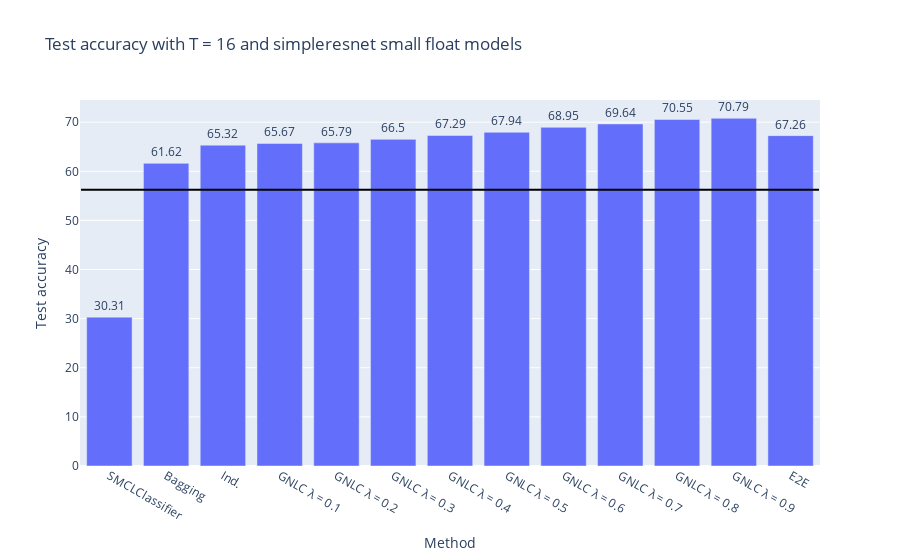
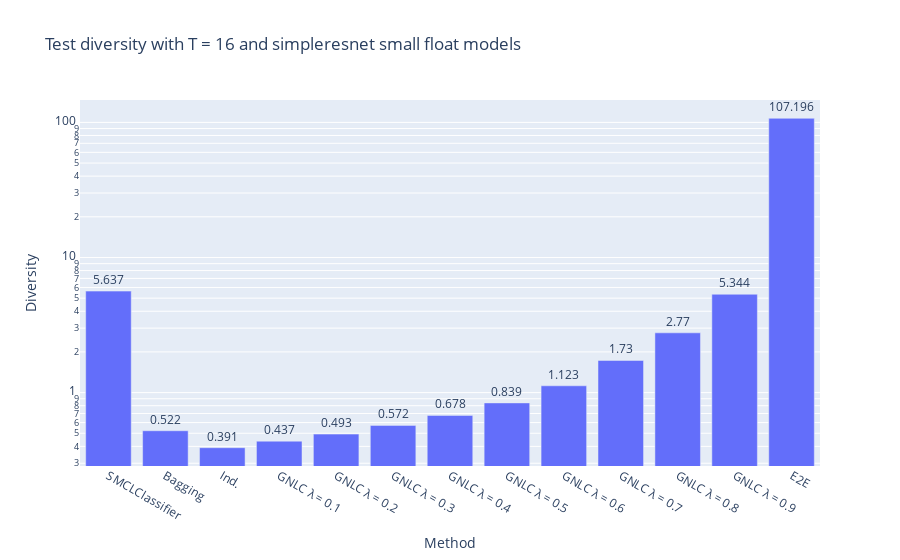
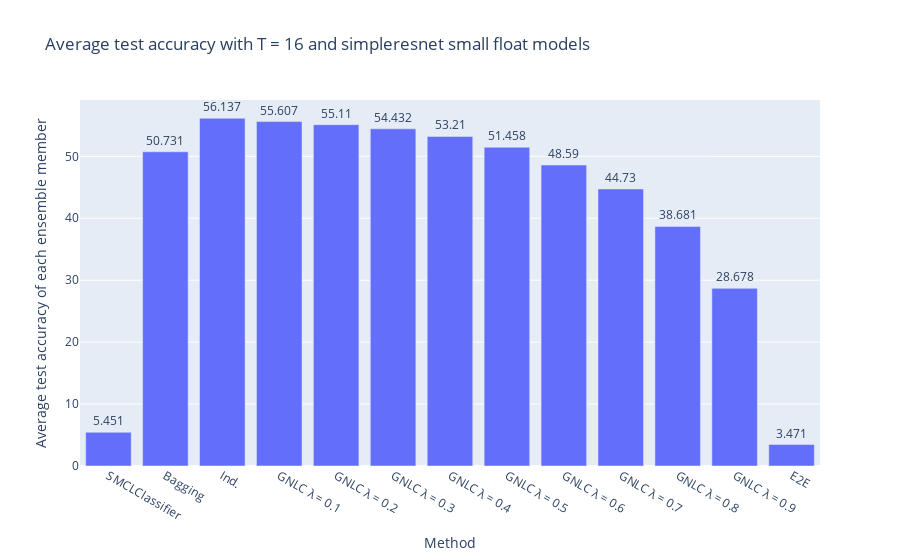
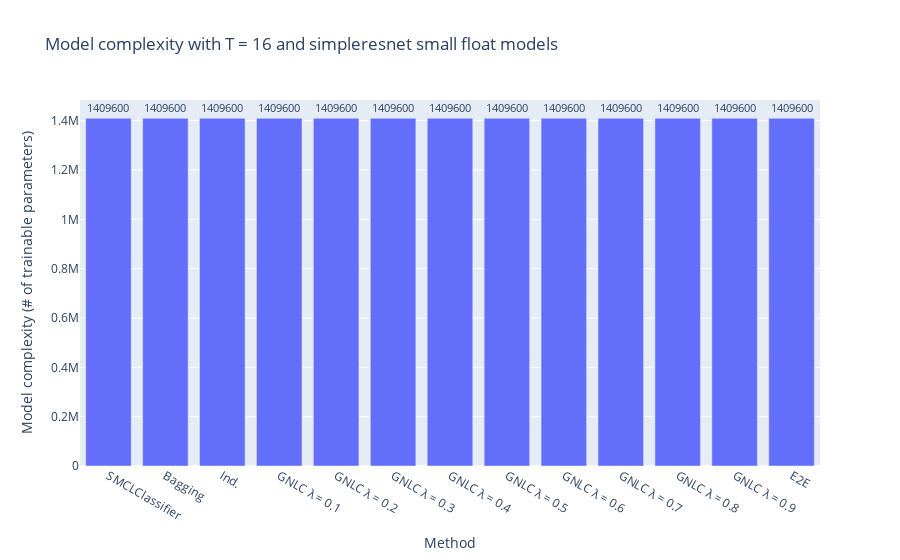

These figures' notebook cell, in order:
### Code cell
import numpy as np
import plotly.io as pio

if not os.path.exists("images"):
    os.mkdir("images") 

pio.orca.config.use_xvfb = True

n_estimators = [16]
for mtype in ["simpleresnet small float", "simpleresnet small binary", "simpleresnet large float", "simpleresnet large binary"]:
#mtype, n_estimators = "simpleresnet small float", [16]
#mtype, n_estimators = "simpleresnet small binary", [16]
#mtype, n_estimators = "simpleresnet large float", [16]
#mtype, n_estimators = "simpleresnet large binary", [16]

    methods_order = ["SMCL", "Bagging", "Ind.", "GNLC λ = 0.1", "GNLC λ = 0.2", "GNLC λ = 0.3", "GNLC λ = 0.4" ,"GNLC λ = 0.5", "GNLC λ = 0.6", "GNLC λ = 0.7", "GNLC λ = 0.8", "GNLC λ = 0.9", "E2E"]
    # mtype, n_estimators = "EfficientNetB0 float", [8, 16]
    #mtype, n_estimators = "EfficientNetB0 binary", [8, 16]

    filteredDF = df.loc[ df["model_type"] == mtype ]
    #n_estimators = sorted(set(filteredDF["n_estimators"].dropna()))

    for ne in n_estimators:
        dff = filteredDF.loc[ (filteredDF["n_estimators"] == ne)]
        accuracy_single = filteredDF.loc[filteredDF["n_estimators"].isnull()]["scores.accuracy_test"].to_numpy()[0]
        trainloss_single = filteredDF.loc[filteredDF["n_estimators"].isnull()]["scores.loss_train"].to_numpy()[0]
        #dff = dff.loc[ (dff["l_reg"] <= 0.5) | (dff["l_reg"].isnull())]

        #print(dff)
        #dff = dff.loc[ dff["l_Reg"] < 1000]
        #dff = df[ (df["model_type"] == mtype) and (df["n_estimators"] == ne or df["n_estimators"] == np.nan)]

        fig = px.bar(dff, x="nice_name",y="scores.accuracy_test",
            title="Test accuracy with T = {} and {} models".format(ne, mtype), 
            labels={
                "scores.accuracy_test": "Test accuracy",
                "nice_name": "Method"
            },
            text = "scores.accuracy_test"
        )
        fig.update_traces(textposition='outside')
        fig.update_layout(xaxis={'categoryorder':'array', "categoryarray": methods_order})
        fig.add_shape(type='line',x0=-0.5,y0=accuracy_single,x1=len(methods_order)-1+0.5,
            y1=accuracy_single,line=dict(color='Black',),xref='x',yref='y'
        )
        #fig.update_layout(xaxis={'categoryorder':'category ascending'})
        fig.show()
        fig.write_image("images/{}_{}_{}.pdf".format("Accuracy",mtype.replace(" ", "-"), ne))

        fig = px.bar(dff, x="nice_name",y="scores.diversity_test",
            title="Test diversity with T = {} and {} models".format(ne, mtype), 
            labels={
                "scores.diversity_test": "Diversity",
                "nice_name": "Method"
            },
            log_y = True,
            text = "scores.diversity_test"
        )
        fig.update_traces(textposition='outside')
        #fig.update_layout(xaxis={'categoryorder':'category ascending'})
        fig.update_layout(xaxis={'categoryorder':'array', "categoryarray": methods_order})
        fig.show()
        fig.write_image("images/{}_{}_{}.pdf".format("Diversity",mtype.replace(" ", "-"), ne))

        fig = px.bar(dff, x="nice_name",y="scores.avg_accurcay_test",
            title="Average test accuracy with T = {} and {} models".format(ne, mtype), 
            labels={
                "scores.avg_accurcay_test": "Average test accuracy of each ensemble member",
                "nice_name": "Method"
            },
            text = "scores.avg_accurcay_test"
        )
        fig.update_traces(textposition='outside')
        #fig.update_layout(xaxis={'categoryorder':'category ascending'})
        fig.update_layout(xaxis={'categoryorder':'array', "categoryarray": methods_order})
        fig.show()
        fig.write_image("images/{}_{}_{}.pdf".format("AvgAccuracy",mtype.replace(" ", "-"), ne))

        fig = px.bar(dff, x="nice_name",y="complexity",
            title="Model complexity with T = {} and {} models".format(ne, mtype), 
            labels={
                "complexity": "Model complexity (# of trainable parameters)",
                "nice_name": "Method"
            },
            text = "complexity"
        )
        fig.update_traces(textposition='outside')
        #fig.update_layout(xaxis={'categoryorder':'category ascending'})
        fig.update_layout(xaxis={'categoryorder':'array', "categoryarray": methods_order})
        fig.show()
        fig.write_image("images/{}_{}_{}.pdf".format("Complexity",mtype.replace(" ", "-"), ne))

        fig = px.bar(dff, x="nice_name",y="scores.loss_train",
            title="Training loss with T = {} and {} models".format(ne, mtype), 
            labels={
                "scores.loss_train": "Training loss",
                "nice_name": "Method"
            },
            log_y = True,
            text = "scores.loss_train"
        )
        fig.update_traces(textposition='outside')
        #fig.update_layout(xaxis={'categoryorder':'category ascending'})
        fig.update_layout(xaxis={'categoryorder':'array', "categoryarray": methods_order})
        fig.add_shape(type='line',x0=-0.5,y0=trainloss_single,x1=len(methods_order)-1+0.5,
            y1=trainloss_single,line=dict(color='Black',),xref='x',yref='y'
        )
        fig.show()
        fig.write_image("images/{}_{}_{}.pdf".format("Loss",mtype.replace(" ", "-"), ne))

### Figure 1 — Plotly figure (JSON) as saved in the notebook; plotly's stock layout.template omitted (floating-point values rounded to 4 significant figures)
{"data": [{"alignmentgroup": "True", "hoverlabel": {"namelength": 0}, "hovertemplate": "Method=%{x}<br>Test accuracy=%{text}", "legendgroup": "", "marker": {"color": "#636efa"}, "name": "", "offsetgroup": "", "orientation": "v", "showlegend": false, "text": [67.26, 30.31, 61.62, 65.32, 65.67, 65.79, 66.5, 67.29, 67.94, 68.95, 69.64, 70.55, 70.79], "textposition": "outside", "type": "bar", "x": ["E2E", "SMCLClassifier", "Bagging", "Ind.", "GNLC λ = 0.1", "GNLC λ = 0.2", "GNLC λ = 0.3", "GNLC λ = 0.4", "GNLC λ = 0.5", "GNLC λ = 0.6", "GNLC λ = 0.7", "GNLC λ = 0.8", "GNLC λ = 0.9"], "xaxis": "x", "y": [67.26, 30.31, 61.62, 65.32, 65.67, 65.79, 66.5, 67.29, 67.94, 68.95, 69.64, 70.55, 70.79], "yaxis": "y"}], "layout": {"barmode": "relative", "legend": {"tracegroupgap": 0}, "shapes": [{"line": {"color": "Black"}, "type": "line", "x0": -0.5, "x1": 12.5, "xref": "x", "y0": 56.25, "y1": 56.25, "yref": "y"}], "title": {"text": "Test accuracy with T = 16 and simpleresnet small float models"}, "xaxis": {"anchor": "y", "categoryarray": ["SMCLClassifier", "Bagging", "Ind.", "GNLC λ = 0.1", "GNLC λ = 0.2", "GNLC λ = 0.3", "GNLC λ = 0.4", "GNLC λ = 0.5", "GNLC λ = 0.6", "GNLC λ = 0.7", "GNLC λ = 0.8", "GNLC λ = 0.9", "E2E"], "categoryorder": "array", "domain": [0, 1], "title": {"text": "Method"}}, "yaxis": {"anchor": "x", "domain": [0, 1], "title": {"text": "Test accuracy"}}}}

### Figure 2 — Plotly figure (JSON) as saved in the notebook; plotly's stock layout.template omitted (floating-point values rounded to 4 significant figures)
{"data": [{"alignmentgroup": "True", "hoverlabel": {"namelength": 0}, "hovertemplate": "Method=%{x}<br>Diversity=%{text}", "legendgroup": "", "marker": {"color": "#636efa"}, "name": "", "offsetgroup": "", "orientation": "v", "showlegend": false, "text": [107.2, 5.637, 0.522, 0.391, 0.437, 0.493, 0.572, 0.678, 0.839, 1.123, 1.73, 2.77, 5.344], "textposition": "outside", "type": "bar", "x": ["E2E", "SMCLClassifier", "Bagging", "Ind.", "GNLC λ = 0.1", "GNLC λ = 0.2", "GNLC λ = 0.3", "GNLC λ = 0.4", "GNLC λ = 0.5", "GNLC λ = 0.6", "GNLC λ = 0.7", "GNLC λ = 0.8", "GNLC λ = 0.9"], "xaxis": "x", "y": [107.2, 5.637, 0.522, 0.391, 0.437, 0.493, 0.572, 0.678, 0.839, 1.123, 1.73, 2.77, 5.344], "yaxis": "y"}], "layout": {"barmode": "relative", "legend": {"tracegroupgap": 0}, "title": {"text": "Test diversity with T = 16 and simpleresnet small float models"}, "xaxis": {"anchor": "y", "categoryarray": ["SMCLClassifier", "Bagging", "Ind.", "GNLC λ = 0.1", "GNLC λ = 0.2", "GNLC λ = 0.3", "GNLC λ = 0.4", "GNLC λ = 0.5", "GNLC λ = 0.6", "GNLC λ = 0.7", "GNLC λ = 0.8", "GNLC λ = 0.9", "E2E"], "categoryorder": "array", "domain": [0, 1], "title": {"text": "Method"}}, "yaxis": {"anchor": "x", "domain": [0, 1], "title": {"text": "Diversity"}, "type": "log"}}}

### Figure 3 — Plotly figure (JSON) as saved in the notebook; plotly's stock layout.template omitted (floating-point values rounded to 4 significant figures)
{"data": [{"alignmentgroup": "True", "hoverlabel": {"namelength": 0}, "hovertemplate": "Method=%{x}<br>Average test accuracy of each ensemble member=%{text}", "legendgroup": "", "marker": {"color": "#636efa"}, "name": "", "offsetgroup": "", "orientation": "v", "showlegend": false, "text": [3.471, 5.451, 50.73, 56.14, 55.61, 55.11, 54.43, 53.21, 51.46, 48.59, 44.73, 38.68, 28.68], "textposition": "outside", "type": "bar", "x": ["E2E", "SMCLClassifier", "Bagging", "Ind.", "GNLC λ = 0.1", "GNLC λ = 0.2", "GNLC λ = 0.3", "GNLC λ = 0.4", "GNLC λ = 0.5", "GNLC λ = 0.6", "GNLC λ = 0.7", "GNLC λ = 0.8", "GNLC λ = 0.9"], "xaxis": "x", "y": [3.471, 5.451, 50.73, 56.14, 55.61, 55.11, 54.43, 53.21, 51.46, 48.59, 44.73, 38.68, 28.68], "yaxis": "y"}], "layout": {"barmode": "relative", "legend": {"tracegroupgap": 0}, "title": {"text": "Average test accuracy with T = 16 and simpleresnet small float models"}, "xaxis": {"anchor": "y", "categoryarray": ["SMCLClassifier", "Bagging", "Ind.", "GNLC λ = 0.1", "GNLC λ = 0.2", "GNLC λ = 0.3", "GNLC λ = 0.4", "GNLC λ = 0.5", "GNLC λ = 0.6", "GNLC λ = 0.7", "GNLC λ = 0.8", "GNLC λ = 0.9", "E2E"], "categoryorder": "array", "domain": [0, 1], "title": {"text": "Method"}}, "yaxis": {"anchor": "x", "domain": [0, 1], "title": {"text": "Average test accuracy of each ensemble member"}}}}

### Figure 4 — Plotly figure (JSON) as saved in the notebook; plotly's stock layout.template omitted (floating-point values rounded to 4 significant figures)
{"data": [{"alignmentgroup": "True", "hoverlabel": {"namelength": 0}, "hovertemplate": "Method=%{x}<br>Model complexity (# of trainable parameters)=%{text}", "legendgroup": "", "marker": {"color": "#636efa"}, "name": "", "offsetgroup": "", "orientation": "v", "showlegend": false, "text": [1409600, 1409600, 1409600, 1409600, 1409600, 1409600, 1409600, 1409600, 1409600, 1409600, 1409600, 1409600, 1409600], "textposition": "outside", "type": "bar", "x": ["E2E", "SMCLClassifier", "Bagging", "Ind.", "GNLC λ = 0.1", "GNLC λ = 0.2", "GNLC λ = 0.3", "GNLC λ = 0.4", "GNLC λ = 0.5", "GNLC λ = 0.6", "GNLC λ = 0.7", "GNLC λ = 0.8", "GNLC λ = 0.9"], "xaxis": "x", "y": [1409600, 1409600, 1409600, 1409600, 1409600, 1409600, 1409600, 1409600, 1409600, 1409600, 1409600, 1409600, 1409600], "yaxis": "y"}], "layout": {"barmode": "relative", "legend": {"tracegroupgap": 0}, "title": {"text": "Model complexity with T = 16 and simpleresnet small float models"}, "xaxis": {"anchor": "y", "categoryarray": ["SMCLClassifier", "Bagging", "Ind.", "GNLC λ = 0.1", "GNLC λ = 0.2", "GNLC λ = 0.3", "GNLC λ = 0.4", "GNLC λ = 0.5", "GNLC λ = 0.6", "GNLC λ = 0.7", "GNLC λ = 0.8", "GNLC λ = 0.9", "E2E"], "categoryorder": "array", "domain": [0, 1], "title": {"text": "Method"}}, "yaxis": {"anchor": "x", "domain": [0, 1], "title": {"text": "Model complexity (# of trainable parameters)"}}}}
